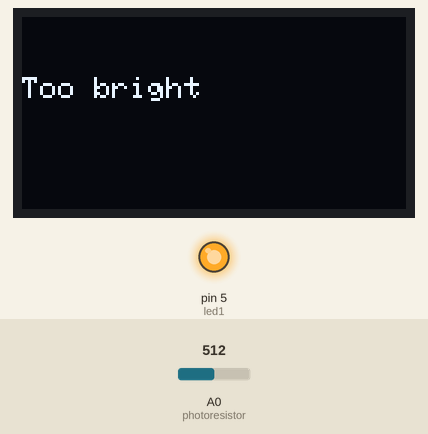
A sketch run on a simulated Arduino Uno, built with avr-gcc and run on an emulated ATmega328P. On the bench: 128×64 one-colour display, output pins drawn as LEDs (lit = HIGH). Inputs (shaded band) come from the test bench; at power-on: A0 (photoresistor) = 512.

Above: at 1.3 s.
1.4 s: A0 (photoresistor) set to 17
2.9 s: A0 (photoresistor) set to 14
At 3.6 s:
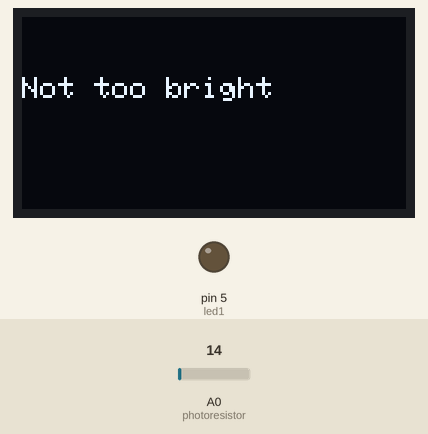
4.7 s: A0 (photoresistor) set to 122
At 5.4 s:
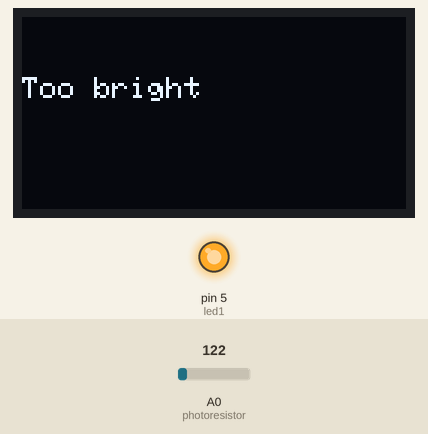
6.3 s: A0 (photoresistor) set to 0
At 7.2 s:
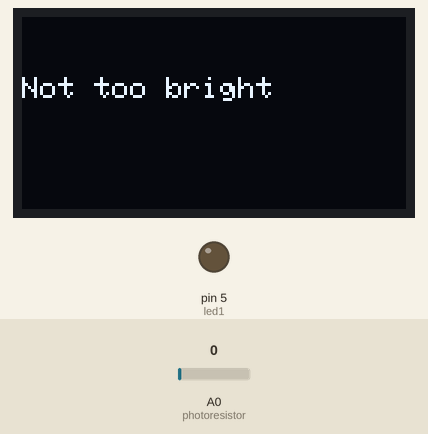
7.8 s: A0 (photoresistor) set to 306
At 9.0 s:
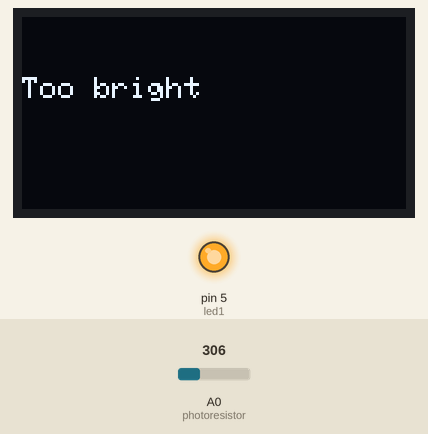
Timing chart, 0 to 10.4 s (numbered marks = the images above; inputs shaded):
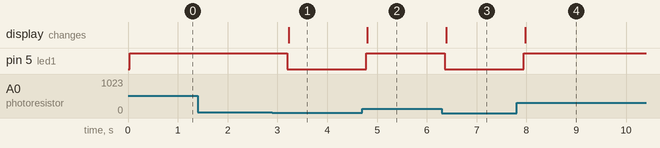

Measured:
- the behaviour switches between 16 and 15 on A0 (photoresistor) (found by bisection; images 0 and 1)
- after the input at 1.4 s, every drawn part: stays the same
- after the input at 2.9 s, pin 5 (led1): HIGH → LOW after 0.30 s; the display: changes after 0.32 s (image 1)
- after the input at 4.7 s, pin 5 (led1): LOW → HIGH after 0.08 s; the display: changes after 0.11 s (image 2)
- after the input at 6.3 s, pin 5 (led1): HIGH → LOW after 0.06 s; the display: changes after 0.09 s (image 3)
- after the input at 7.8 s, pin 5 (led1): LOW → HIGH after 0.14 s; the display: changes after 0.17 s (image 4)

The sketch:

w_6.4_Using_switch-case_to_ON_led_when_light_intensity_is_0_.ino
```cpp
#include<SPI.h>                                                               //call libraries
#include<Wire.h>
#include<Adafruit_GFX.h>
#include<Adafruit_SSD1306.h>

#define OLED_RESET 4                                                          //allows us to define the OLED's status. (Fixed Command)
Adafruit_SSD1306 display = Adafruit_SSD1306(128, 64, &Wire, OLED_RESET);      //to tell the ardruino to turn on the function for the OLED to display any character

int photoresistor = A0;
int led1 = 5;
int sensorvalue = 0;


void setup() {                                      //OLED screen use void setup only. void loop is focussed more for other components
  Serial.begin(9600);                               //this serial begin is for the OLED screen (OLED baud rate) because some components need the baud rate to work. Not for the serial monitor.
  display.begin(SSD1306_SWITCHCAPVCC, 0x3C);        //Address 0x3C for 128x64. For the ardruino to begin to display any character
  display.setTextColor(SSD1306_WHITE);              //Determines colour of text
  display.setTextSize(1);                           //Determines text size (got size 1-8)
  display.setCursor(0,0);                           //starting coordinate for the first character
  display.clearDisplay();                           //Clears everything on the OLED screen. Commonly used before we start writing anything.(Put first at the beginning of the coding)

  pinMode(led1, OUTPUT);
  pinMode(photoresistor, INPUT);
}


void loop() {
  sensorvalue = analogRead(photoresistor);          //reads the value from the sensor and save it under "sensorvalue"

  switch(sensorvalue){

    case 0 ... 15:                                  //in the case the sensorvalue is lesser than or equal to 15
    digitalWrite(led1, LOW);                        //led will be OFF
    display.clearDisplay();                         //Clears everything on the OLED screen. Commonly used before we start writing anything.(Put first at the beginning of the coding)
    display.setCursor(0,20);                        //set coordinates for the text
    display.setTextSize(1);                         //determine text size (got 1-8)
    display.print("Not too bright");                //Prints this text onto OLED screen
    display.display();                              //displays the words and numbers on the OLED screen
    break;                                          //exits this particular case

    default:                                        //in default mode (meaning, other than the above case),
    digitalWrite(led1, HIGH);                       //led will be ON
    display.clearDisplay();                         //Clears everything on the OLED screen
    display.setCursor(0,20);                        //set coordinates for the text
    display.setTextSize(1);                         //determine text size (got 1-8)
    display.print("Too bright");                    //Prints this text onto OLED screen
    display.display();                              //displays the words and numbers on the OLED screen
    break;                                          //exits this particular case
  }
  delay(500);                                       //delay of 0.5 seconds for ease of viewing
}

   // display photoresistor reading on OLED screen
   // led 1 lights up when light intensity is above 20 and below 100
   // led 2 lights up otherwise
   // teacher's flow


   //switch (var) {
   //  case 1(label 1):
         //do something when var equals 1
   //    break;
   //  case 2(label 2):
         //do something when var equals 2
   //    break;
   //  default:
         // if nothing else matches, do the default
         // default is optional
   //    break;

   // Parameters:
   // var - a variable whose value we want to compare with various cases. Allowed data types: integer, characters.
   // label 1, label 2 - constants. Allowed data types: integer, characters.
```
